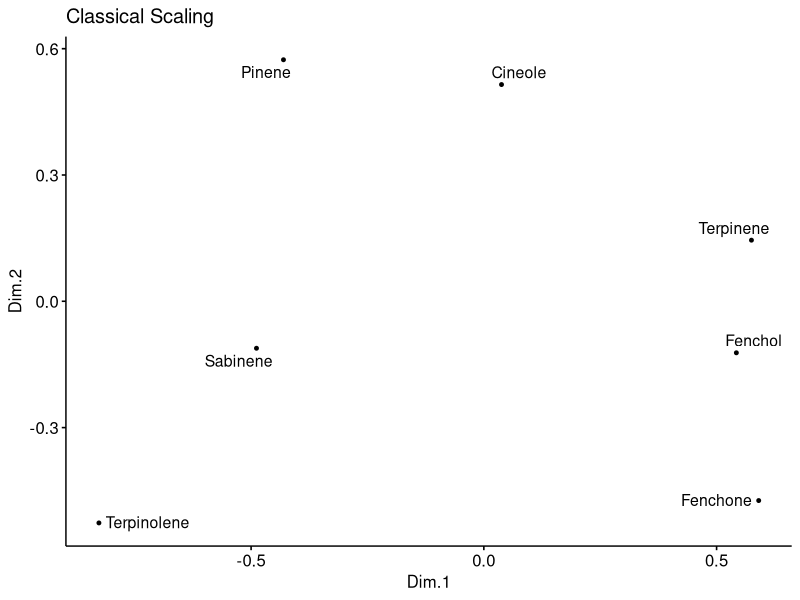
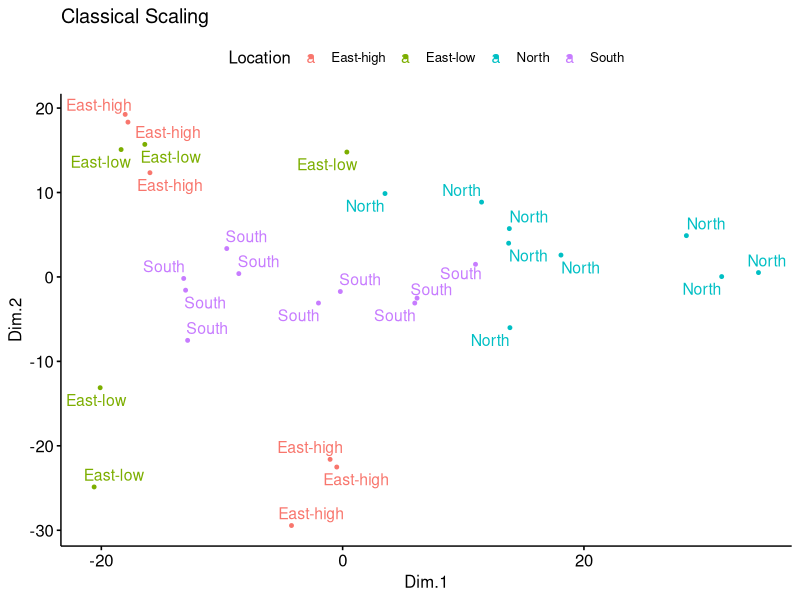
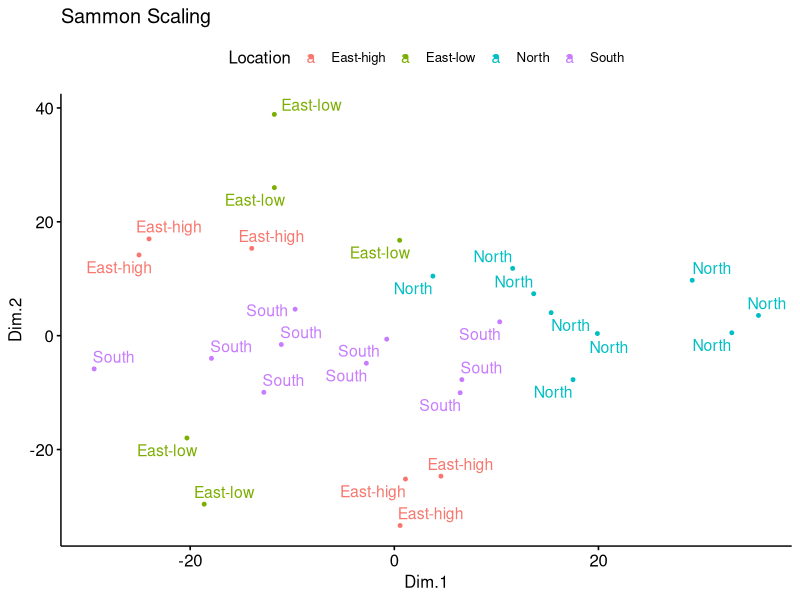
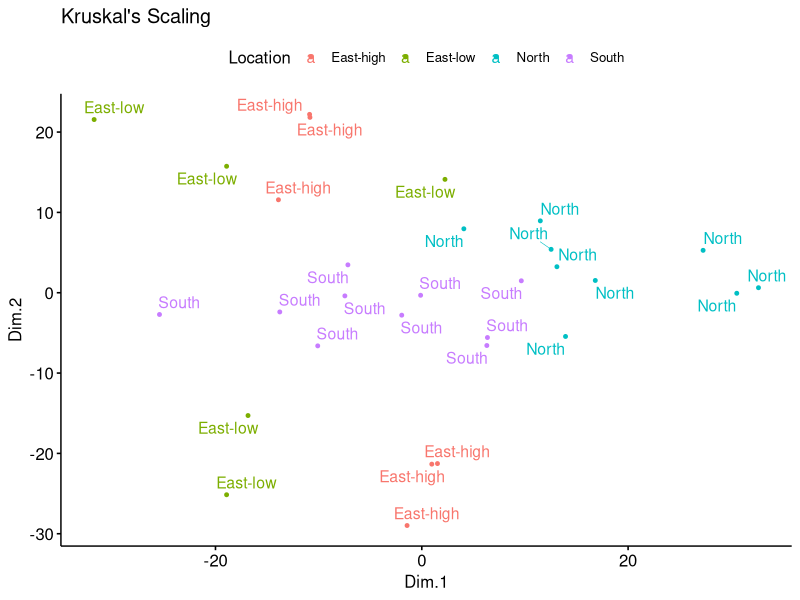
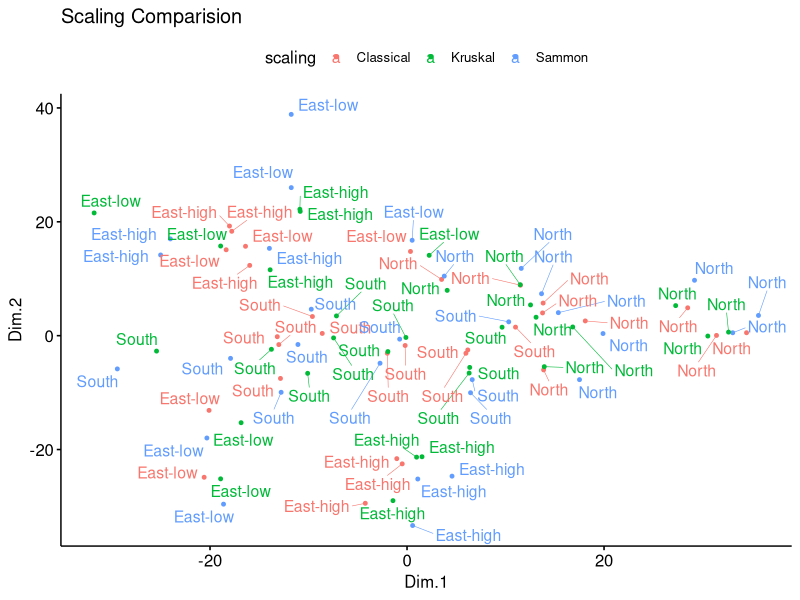

Here is the R script that generated these plots, in order:
#install.packages("magrittr")
#install.packages("dplyr")
#install.packages("ggpubr")

library(magrittr)
library(dplyr)
library(ggpubr)
library(MASS)

setwd("F:/projects/Rrena/rassignment");
getwd()
plantsData = read.csv("Hyptis-2.csv")
plantsDataNumeric = subset(plantsData, select=c(1,2,3,4,5,6,7))
head(plantsData)
head(plantsDataNumeric)
plantsDataNumericMatrix = as.matrix(plantsDataNumeric)
summary(plantsDataNumeric)
print(plantsDataNumericMatrix)
summary(plantsDataNumericMatrix)

#chart
res.cor <- cor(plantsDataNumeric, method = "spearman")
mds.cor <- (1 - res.cor) %>%
  cmdscale() %>%
  as_tibble()
colnames(mds.cor) <- c("Dim.1", "Dim.2")
ggscatter(mds.cor, x = "Dim.1", y = "Dim.2", 
          size = 1,title="Classical Scaling",
          label = colnames(res.cor),
          repel = TRUE)

#chart
mds <- plantsDataNumeric %>%
  dist() %>%          
  cmdscale() %>%
  as_tibble()
print(mds)
colnames(mds) <- c("Dim.1", "Dim.2")
mds['Location']=as.character(plantsData[,8])
head(mds)
ggscatter(mds, x = "Dim.1", y = "Dim.2", 
          label = plantsData[,8],
          size = 1, title="Classical Scaling",
	    color="Location",
          repel = TRUE)




#chart
mds2 <- plantsDataNumeric %>%
  dist() %>%          
  sammon() %>%
  .$points %>%
  as_tibble()
colnames(mds2) <- c("Dim.1", "Dim.2")
mds2['Location']=plantsData[,8]
head(mds2)
ggscatter(mds2, x = "Dim.1", y = "Dim.2", 
          label = plantsData[,8],
          size = 1,title="Sammon Scaling",
	    color="Location",
          repel = TRUE)

#chart
mds3 <- plantsDataNumeric %>%
  dist() %>%          
  isoMDS() %>%
  .$points %>%
  as_tibble()
colnames(mds3) <- c("Dim.1", "Dim.2")
mds3['Location']=as.character(plantsData[,8])
head(mds3)
ggscatter(mds3, x = "Dim.1", y = "Dim.2", 
          label = plantsData[,8],
          size = 1,title="Kruskal's Scaling",
	    color="Location",
          repel = TRUE)

mds['scaling']='Classical'
head(mds)
mds2['scaling']='Sammon'
head(mds2)
mds3['scaling']='Kruskal'
head(mds3)
mdsFinal = rbind(mds, mds2)
mdsFinal = rbind(mdsFinal, mds3)
head(mdsFinal)
tail(mdsFinal)
print(mdsFinal$Location)

#chart
ggscatter(mdsFinal, x = "Dim.1", y = "Dim.2", 
          size = 1,title="Scaling Comparision",
	    label = mdsFinal$Location, color="scaling",
          repel = TRUE)

